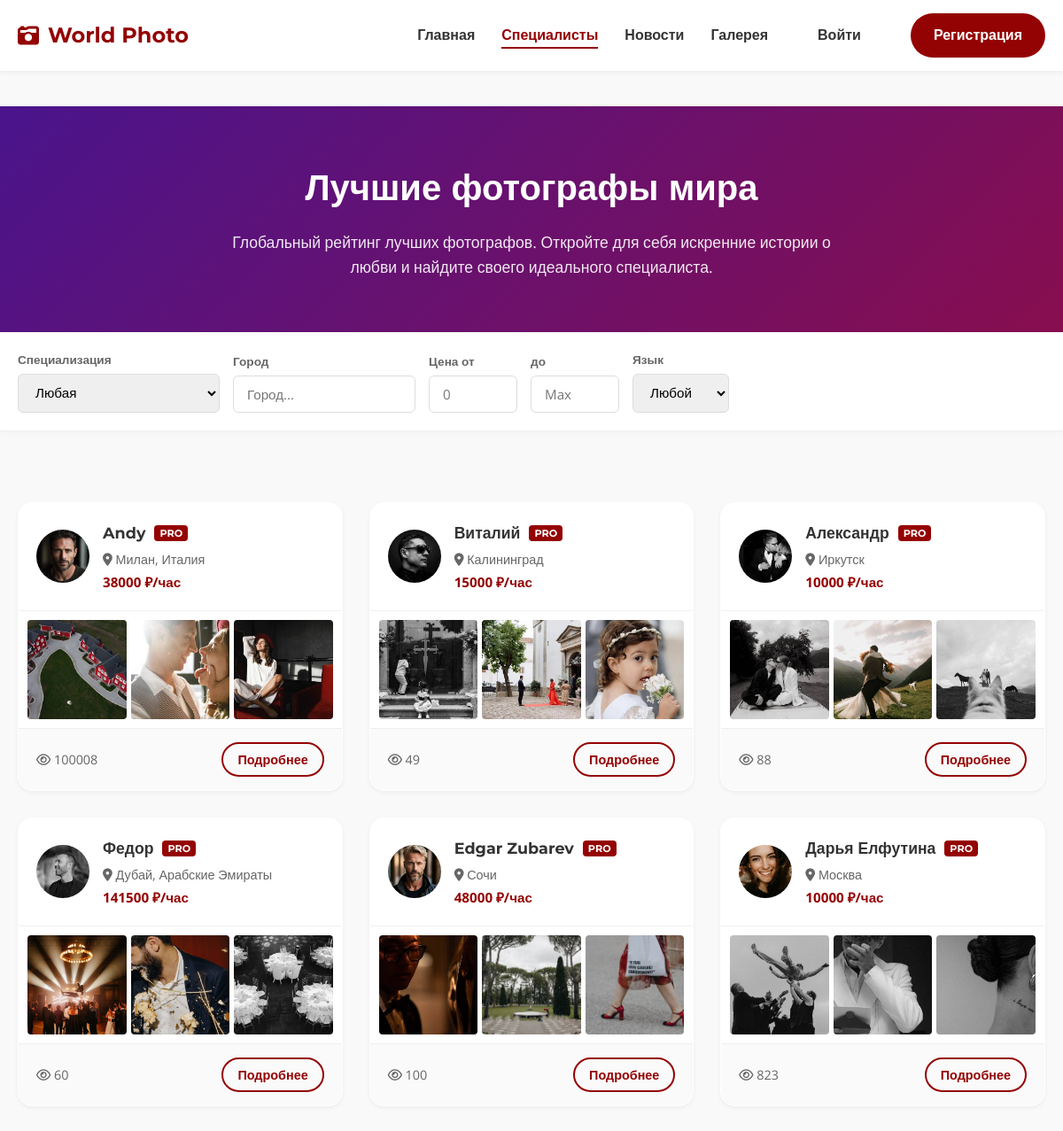
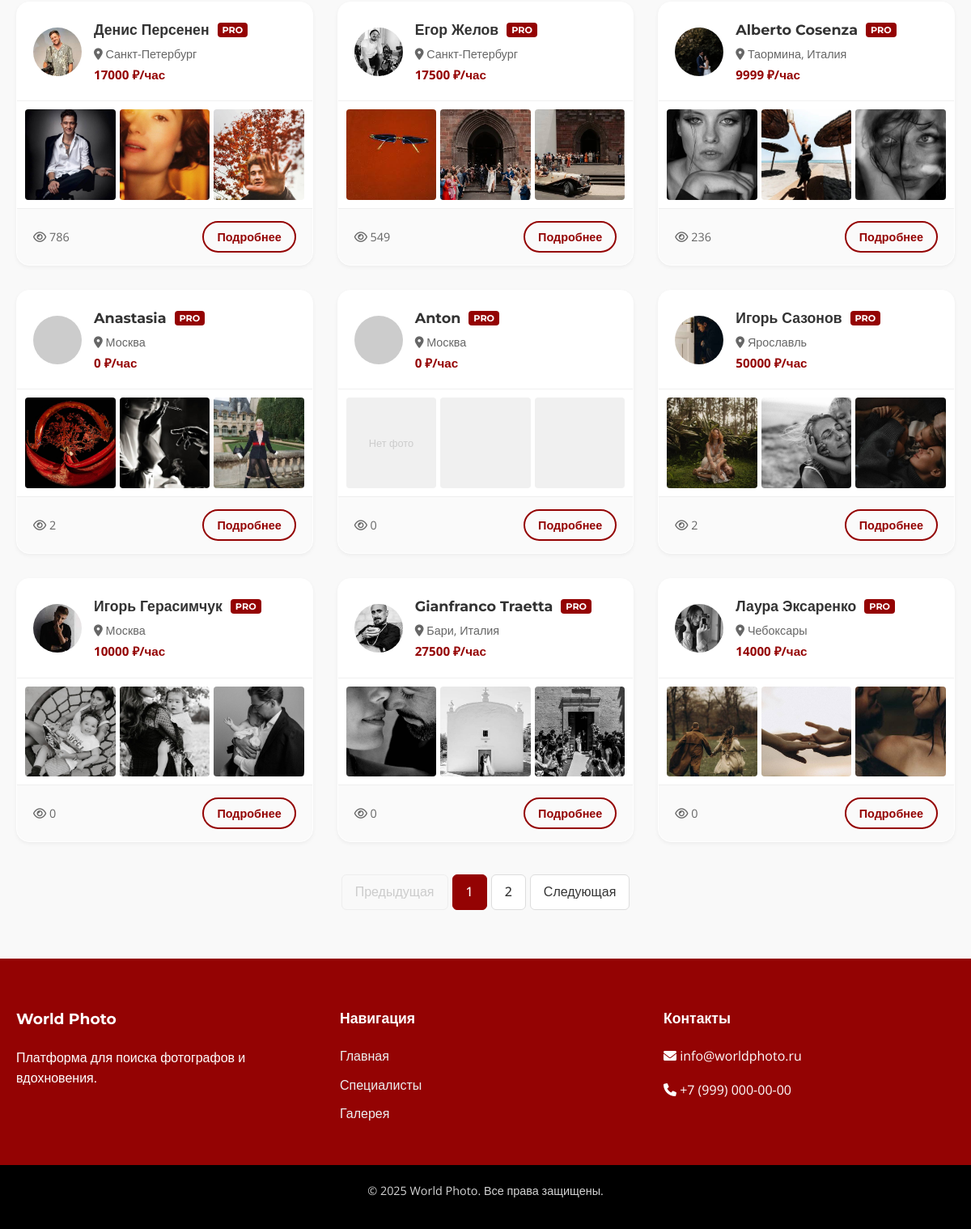
/users/specialists/, run on an earlier commit of the app's database (2 pictures, top to bottom).
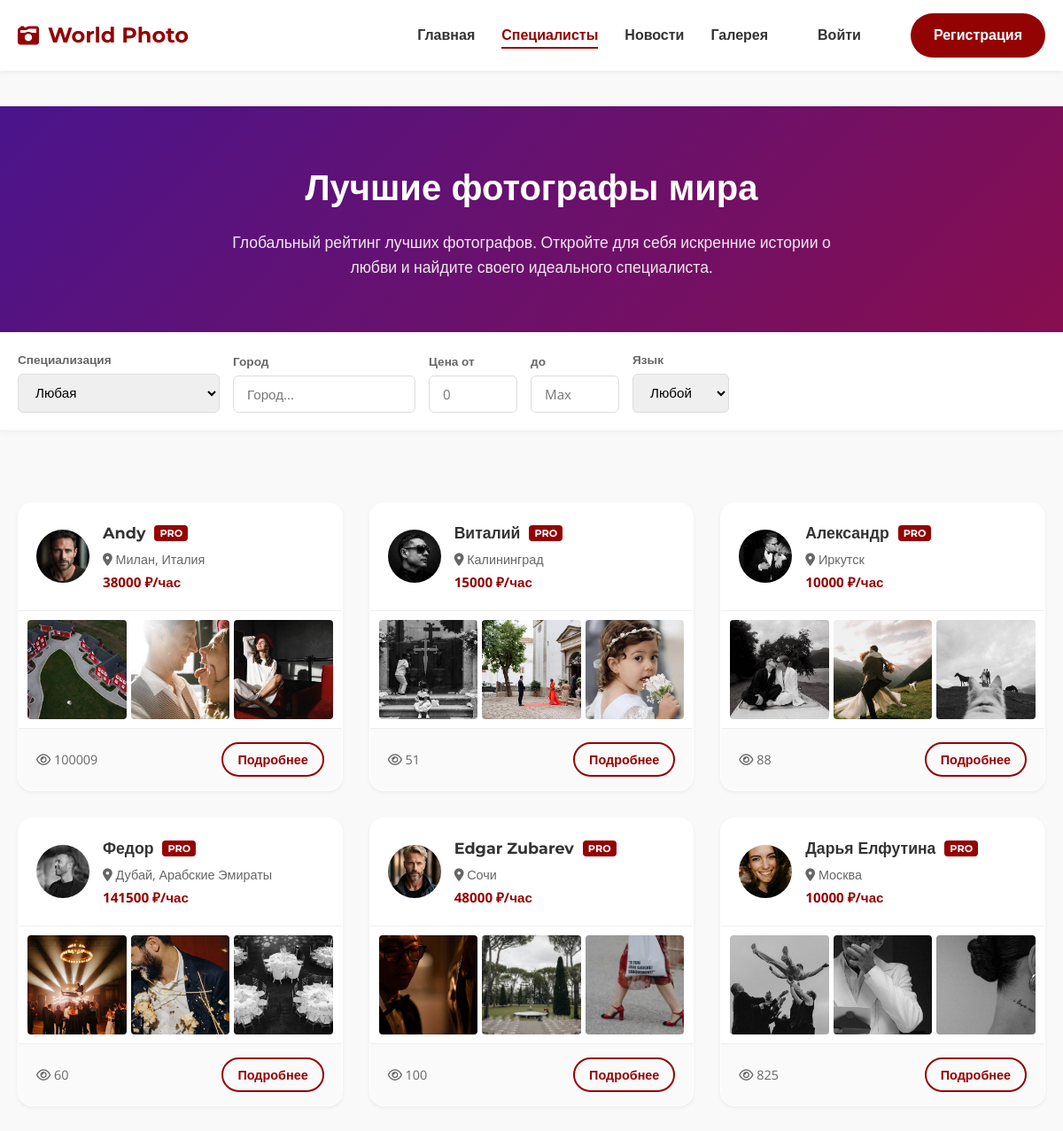
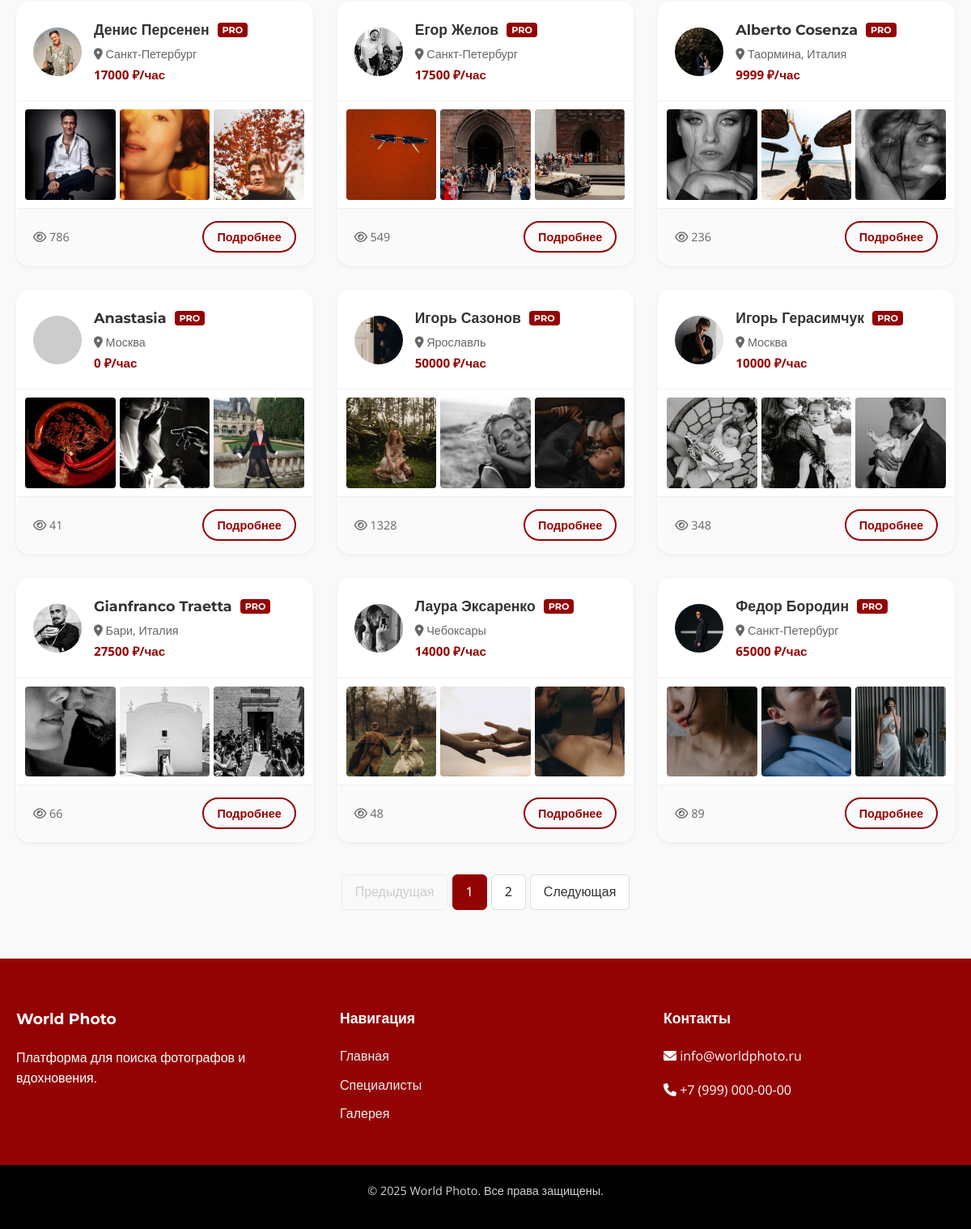
And on a later commit of the database (2 pictures, top to bottom).
### users/models.py (models this page shows, shortened)
class PhotographerProfile(models.Model):
    user = models.OneToOneField(User, on_delete=models.CASCADE)
    short_intro = models.CharField(max_length=250)
    bio = models.TextField()
    city = models.CharField(max_length=100, blank=True, null=True)
    specialization = models.CharField(max_length=50, choices=SPECIALIZATION_CHOICES, default='wedding')
    price = models.IntegerField(default=0, help_text="Стоимость часа работы в RUB")
    LANGUAGE_CHOICES = [
        ('ru', 'Русский'),
        ('en', 'English'),
    ]
    language = models.CharField(max_length=10, choices=LANGUAGE_CHOICES, default='ru')
    profile_image = models.ImageField(upload_to='profile_images', blank=True, null=True)
    views_count = models.PositiveIntegerField(default=0)
    phone_number = models.CharField(max_length=20, blank=True, null=True, verbose_name="Номер телефона")
    social_vk = models.URLField(blank=True, null=True, verbose_name="Ссылка на ВКонтакте")
    social_telegram = models.CharField(max_length=50, blank=True, null=True, verbose_name="Telegram (username)")
    website = models.URLField(blank=True, null=True, verbose_name="Личный сайт")

class Photo(models.Model):
    photographer = models.ForeignKey(PhotographerProfile, on_delete=models.CASCADE, related_name='photos')
    image = models.ImageField(upload_to='photographs')
    category = models.CharField(max_length=50, choices=SPECIALIZATION_CHOICES, default='wedding', verbose_name="Категория")
    uploaded_at = models.DateTimeField(auto_now_add=True)

### users/views.py (the view)
# urls.py: path('specialists/', views.specialists, name='specialists'),
def specialists(request):
    photographers = PhotographerProfile.objects.all()
    specialization = request.GET.get('specialization')
    price_min = request.GET.get('price_min')
    price_max = request.GET.get('price_max')
    city = request.GET.get('city')
    language = request.GET.get('language')
    if specialization and specialization != 'any':
        photographers = photographers.filter(specialization=specialization)
    if language and language != 'any':
        photographers = photographers.filter(language=language)
    if city:
        photographers = photographers.filter(city__icontains=city)
    if price_min:
        try:
            photographers = photographers.filter(price__gte=int(price_min))
        except ValueError:
            pass
    if price_max:
        try:
            photographers = photographers.filter(price__lte=int(price_max))
        except ValueError:
            pass
    if request.user.is_authenticated:
        favorite_ids = Favorite.objects.filter(user=request.user).values_list('photographer_id', flat=True)
        for p in photographers:
            p.is_favorite = p.id in favorite_ids
    page = request.GET.get('page', 1)
    paginator = Paginator(photographers, 15)
    try:
        photographers_page = paginator.page(page)
    except PageNotAnInteger:
        photographers_page = paginator.page(1)
    except EmptyPage:
        photographers_page = paginator.page(paginator.num_pages)
    if request.headers.get('x-requested-with') == 'XMLHttpRequest':
        html = render_to_string('users/specialists_list.html', {'photographers': photographers_page, 'user': request.user}, request=request)
        return JsonResponse({'html': html})
    return render(request, 'users/specialists.html', {'photographers': photographers_page})

### users/templates/users/specialists.html (shortened to what this page needs)
{% extends 'users/base.html' %}
{% load static %}
{% block content %}
<div class="specialists-header">
    <div class="container">
        <h1 class="page-title">Лучшие фотографы мира</h1>
        <p class="header-desc mt-3">
            Глобальный рейтинг лучших фотографов. Откройте для себя искренние истории о любви и найдите своего идеального специалиста.
        </p>
    </div>
</div>
<div class="filters-section">
    <div class="container">
        <form method="GET" action="{% url 'specialists' %}" id="filterForm">
            <div class="filters-row" style="display: flex; gap: 15px; flex-wrap: wrap; align-items: flex-end;">
                <div class="filter-item">
                    <label>Специализация</label>
                    <select class="form-select" name="specialization" onchange="applyFilters()">
                        <option value="any">Любая</option>
                    </select>
                </div>
                <div class="filter-item">
                    <label>Город</label>
                    <input type="text" name="city" class="form-control" placeholder="Город..." value="{{ request.GET.city|default:'' }}" oninput="debounceFilter()">
                </div>
                <div class="filter-item" style="max-width: 100px;">
                    <label>Цена от</label>
                    <input type="number" name="price_min" class="form-control" placeholder="0" value="{{ request.GET.price_min|default:'' }}" oninput="debounceFilter()">
                </div>
                <div class="filter-item" style="max-width: 100px;">
                    <label>до</label>
                    <input type="number" name="price_max" class="form-control" placeholder="Max" value="{{ request.GET.price_max|default:'' }}" oninput="debounceFilter()">
                </div>
                <div class="filter-item">
                    <label>Язык</label>
                    <select class="form-select" name="language" onchange="applyFilters()">
                        <option value="any">Любой</option>
                    </select>
                </div>
            </div>
        </form>
    </div>
</div>
<div class="container" style="padding-top: 20px;">
    <div class="specialists-list" id="specialistsContainer">
        {% include 'users/specialists_list.html' %}
    </div>
</div>
{% endblock %}

### users/templates/users/specialists_list.html (shortened to what this page needs)
<div class="specialists-grid">
    {% for photographer in photographers %}
    <div class="specialist-card">
        <div class="card-header-profile">
            <div class="profile-main">
                <a href="{% url 'photographer_detail' photographer.pk %}" class="avatar-wrapper">
                    {% if photographer.profile_image %}
                        <img src="{{ photographer.profile_image.url }}" alt="{{ photographer.user.get_full_name|default:photographer.user.username }}">
                    {% else %}
                        <img src="https://ui-avatars.com/api/?name={{ photographer.user.get_full_name|default:photographer.user.username }}&background=e0bbd8&color=fff" alt="Avatar">
                    {% endif %}
                </a>
                <div class="profile-info">
                    <h3 class="profile-name">
                        <a href="{% url 'photographer_detail' photographer.pk %}">{{ photographer.user.get_full_name|default:photographer.user.username }}</a>
                        <span class="badge-pro">PRO</span>
                    </h3>
                    <p class="profile-location"><i class="fas fa-map-marker-alt"></i> {{ photographer.city|default:"Москва" }}</p>
                    <p class="profile-price">{{ photographer.price }} ₽/час</p>
                </div>
            </div>
        </div>
        <div class="card-portfolio">
            <div class="portfolio-grid">
                {% for photo in photographer.photos.all|slice:":3" %}
                    <a href="{% url 'photographer_detail' photographer.pk %}" class="portfolio-thumb">
                        <img src="{{ photo.image.url }}" alt="Portfolio">
                    </a>
                {% empty %}
                    <div class="portfolio-empty">Нет фото</div>
                    <div class="portfolio-empty"></div>
                    <div class="portfolio-empty"></div>
                {% endfor %}
            </div>
        </div>
        <div class="card-footer">
            <div class="stats">
                <i class="far fa-eye"></i> {{ photographer.views_count|default:0 }}
            </div>
            <a href="{% url 'photographer_detail' photographer.pk %}" class="btn btn-sm btn-outline-primary">Подробнее</a>
        </div>
    </div>
    {% empty %}
    <div class="no-results">
        <h3>Никого не найдено</h3>
        <p>Попробуйте изменить параметры поиска.</p>
    </div>
    {% endfor %}
</div>
{% if photographers.has_other_pages %}
<div class="pagination-wrapper">
    <ul class="pagination">
        {% if photographers.has_previous %}
            <li><a href="?page={{ photographers.previous_page_number }}{% if request.GET.specialization %}&specialization={{ request.GET.specialization }}{% endif %}{% if request.GET.city %}&city={{ request.GET.city }}{% endif %}{% if request.GET.price_min %}&price_min={{ request.GET.price_min }}{% endif %}{% if request.GET.price_max %}&price_max={{ request.GET.price_max }}{% endif %}{% if request.GET.language %}&language={{ request.GET.language }}{% endif %}" class="page-link prev">Предыдущая</a></li>
        {% else %}
            <li class="disabled"><span class="page-link prev">Предыдущая</span></li>
        {% endif %}
        {% for i in photographers.paginator.page_range %}
            {% if photographers.number == i %}
                <li class="active"><span class="page-link">{{ i }}</span></li>
            {% else %}
                <li><a href="?page={{ i }}" class="page-link">{{ i }}</a></li>
            {% endif %}
        {% endfor %}
        {% if photographers.has_next %}
            <li><a href="?page={{ photographers.next_page_number }}" class="page-link next">Следующая</a></li>
        {% else %}
            <li class="disabled"><span class="page-link next">Следующая</span></li>
        {% endif %}
    </ul>
</div>
{% endif %}

What changed in the data, as far as the page shows it:
removed PhotographerProfile: user.get_full_name "Anton", city "Москва", price "0", views_count "0"
changed PhotographerProfile "Милан, Италия": views_count "100008" → "100009"
changed PhotographerProfile "Калининград": views_count "49" → "51"
changed PhotographerProfile "Дарья Елфутина": views_count "823" → "825"
changed PhotographerProfile "Anastasia": views_count "2" → "41"
changed PhotographerProfile "Ярославль": views_count "2" → "1328"
changed PhotographerProfile "Игорь Герасимчук": views_count "0" → "348"
changed PhotographerProfile "Бари, Италия": views_count "0" → "66"
changed PhotographerProfile "Чебоксары": views_count "0" → "48"
now on this page (row edited): PhotographerProfile: profile_image (picture), user.get_full_name "Федор Бородин", city "Санкт-Петербург", price "65000", views_count "89"
now on this page (row unchanged): Photo: image (picture), shown under "Федор Бородин"
now on this page (row unchanged): Photo: image (picture), shown under "Федор Бородин"
now on this page (row unchanged): Photo: image (picture), shown under "Федор Бородин"
